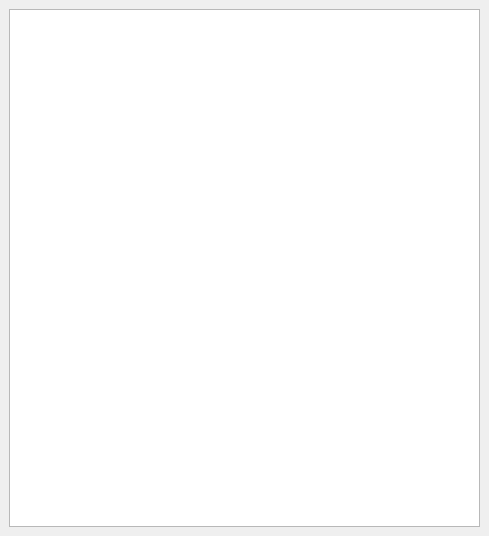
<?xml version="1.0" encoding="UTF-8"?>
<ui version="4.0">
 <class>QRiSDockWidget</class>
 <widget class="QDockWidget" name="QRiSDockWidget">
  <property name="geometry">
   <rect>
    <x>0</x>
    <y>0</y>
    <width>489</width>
    <height>536</height>
   </rect>
  </property>
  <property name="windowTitle">
   <string>QRiS</string>
  </property>
  <widget class="QWidget" name="dockWidgetContents">
   <layout class="QGridLayout" name="gridLayout">
    <item row="0" column="0">
     <widget class="QTreeView" name="treeView">
      <property name="sortingEnabled">
       <bool>true</bool>
      </property>
      <property name="headerHidden">
       <bool>true</bool>
      </property>
      <attribute name="headerShowSortIndicator" stdset="0">
       <bool>false</bool>
      </attribute>
     </widget>
    </item>
   </layout>
  </widget>
 </widget>
 <resources/>
 <connections/>
</ui>
